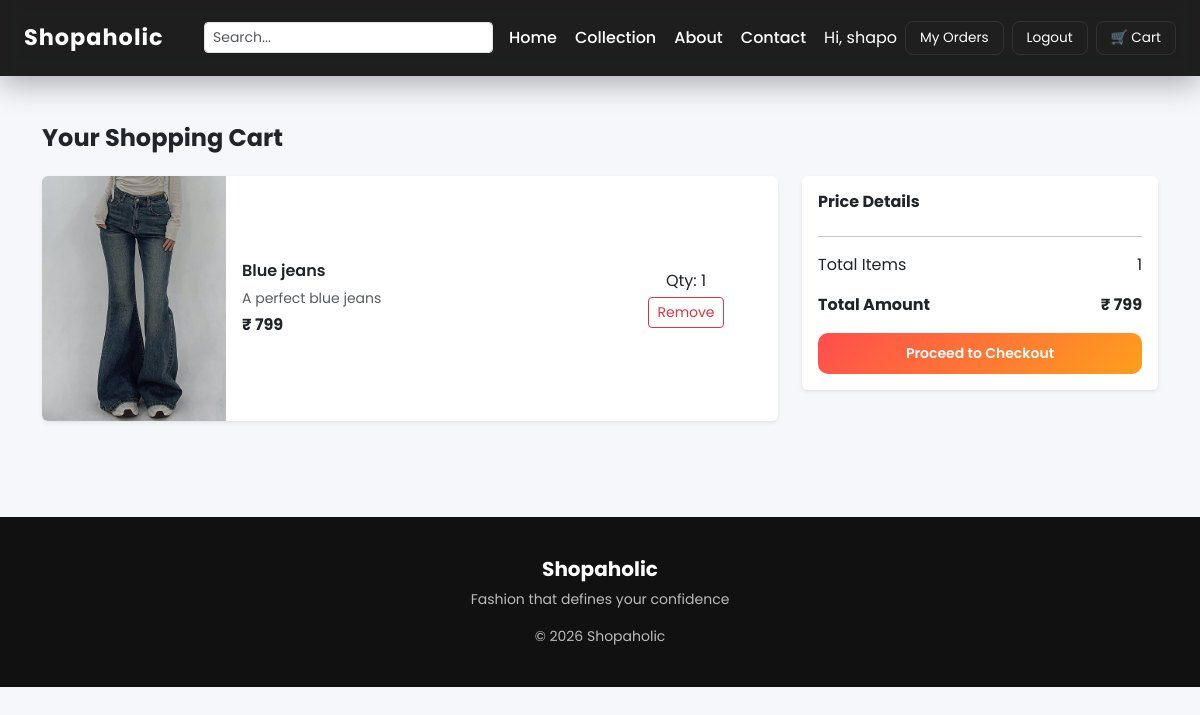
The app's page /cart/ (signed in) with its own data.
### shop/models.py (models this page shows, shortened)
class Cart(models.Model):
    user = models.ForeignKey(User, on_delete=models.CASCADE)
    product = models.ForeignKey(Product, on_delete=models.CASCADE)
    quantity = models.IntegerField(default=1)
    added_at = models.DateTimeField(auto_now_add=True)  # ✅ this line

class Product(models.Model):
    name = models.CharField(max_length=200)
    price = models.IntegerField()
    category = models.ForeignKey(Category, on_delete=models.CASCADE)
    image = models.ImageField(upload_to='products/')
    stock = models.IntegerField()
    description = models.TextField()

### shop/views.py (the view)
# urls.py: path('cart/', view_cart, name='view_cart'),
@login_required
def view_cart(request):
    cart_items = Cart.objects.filter(user=request.user)
    total_price = sum(
        item.product.price * item.quantity
        for item in cart_items
    )
    return render(request, 'shop/cart.html', {
        'cart_items': cart_items,
        'total_price': total_price
    })

### templates/shop/cart.html (shortened to what this page needs)
{% extends 'shop/base.html' %}
{% block content %}
<h4 class="fw-bold mb-4">Your Shopping Cart</h4>
{% if cart_items %}
<div class="row">
  <div class="col-lg-8">
    {% for item in cart_items %}
    <div class="card mb-3 shadow-sm border-0">
      <div class="row g-0 align-items-center">
        <div class="col-md-3">
          <img src="{{ item.product.image.url }}"
               class="img-fluid rounded-start"
               alt="{{ item.product.name }}">
        </div>
        <div class="col-md-6">
          <div class="card-body">
            <h6 class="fw-semibold">{{ item.product.name }}</h6>
            <p class="text-muted small mb-1">
              {{ item.product.description }}
            </p>
            <p class="fw-bold mb-0">₹ {{ item.product.price }}</p>
          </div>
        </div>
        <div class="col-md-3 text-center">
          <p class="mb-1">Qty: {{ item.quantity }}</p>
          <a href="{% url 'shop:remove_from_cart' item.id %}"
             class="btn btn-outline-danger btn-sm">
            Remove
          </a>
        </div>
      </div>
    </div>
    {% endfor %}
  </div>
  <div class="col-lg-4">
    <div class="card shadow-sm border-0 p-3">
      <h6 class="fw-bold">Price Details</h6>
      <hr>
      <p class="d-flex justify-content-between">
        <span>Total Items</span>
        <span>{{ cart_items|length }}</span>
      </p>
      <p class="d-flex justify-content-between fw-bold">
        <span>Total Amount</span>
        <span>₹ {{ total_price }}</span>
      </p>
     <a href="{% url 'shop:checkout' %}" class="btn btn-gradient btn-sm w-100">
  Proceed to Checkout
</a>
    </div>
  </div>
</div>
{% endif %}
{% endblock %}

### templates/shop/base.html (shortened to what this page needs)
<!DOCTYPE html>
<html lang="en">
<head>
  <link href="https://cdn.jsdelivr.net/npm/bootstrap@5.3.3/dist/css/bootstrap.min.css" rel="stylesheet">
</head>
<body>
<nav class="navbar navbar-expand-lg navbar-dark px-4 py-3">
  <a class="navbar-brand fw-bold text-white" href="{% url 'shop:home' %}">
    Shopaholic
  </a>
  <div class="ms-auto d-flex align-items-center">
    <div class="ms-auto d-flex align-items-center">
  {% if not user.is_superuser %}
  <form class="d-flex me-3"
        action="{% url 'shop:search' %}"
        method="get">
    <input class="form-control form-control-sm"
           type="search"
           name="q"
           placeholder="Search...">
  </form>
  {% endif %}
  {% if user.is_authenticated and user.is_superuser %}
    <a class="nav-link" href="{% url 'adminapp:dashboard' %}">
      Admin Dashboard
    </a>
    <a class="btn btn-nav btn-sm me-2"
       href="{% url 'adminapp:admin_products' %}">
      Manage Products
    </a>
    <a class="btn btn-nav btn-sm"
       href="{% url 'userapp:logout' %}">
      Logout
    </a>
  {% else %}
    <a class="nav-link" href="{% url 'shop:home' %}">Home</a>
    <a class="nav-link" href="{% url 'shop:collection' %}">Collection</a>
    <a class="nav-link" href="{% url 'shop:about' %}">About</a>
    <a class="nav-link" href="{% url 'shop:contact' %}">Contact</a>
    {% if user.is_authenticated %}
      <span class="text-white me-2">
        Hi, {{ user.username }}
      </span>
      <a class="btn btn-nav btn-sm me-2"
         href="{% url 'shop:my_orders' %}">
        My Orders
      </a>
      <a class="btn btn-nav btn-sm me-2"
         href="{% url 'userapp:logout' %}">
        Logout
      </a>
    {% endif %}
    <a class="btn btn-nav btn-sm"
       href="{% url 'shop:view_cart' %}">
      🛒 Cart
    </a>
  {% endif %}
</div>
</nav>
<div class="container my-5">
  {% block content %}{% endblock %}
</div>
<footer>
  <div class="container text-center">
    <h5 class="fw-bold text-white">Shopaholic</h5>
    <p class="small">Fashion that defines your confidence</p>
    <p class="small mb-0">© 2026 Shopaholic</p>
  </div>
</footer>
</body>
</html>

### templates/shop/base.html (style rules this page uses)
:root { --accent: linear-gradient(135deg, #ff4d4d, #ff9f1c); }
body { font-family: 'Poppins', sans-serif; background: #f6f7fb; overflow-x: hidden; }
.navbar { backdrop-filter: blur(10px); background: rgba(0, 0, 0, 0.88); box-shadow: 0 8px 30px rgba(0,0,0,0.3); }
.navbar-brand { font-size: 1.4rem; letter-spacing: 1px; }
.nav-link { color: #fff !important; margin-right: 18px; position: relative; font-weight: 500; }
.nav-link::after { content: ''; position: absolute; width: 0; height: 2px; bottom: -5px; left: 0; background: #ff9f1c; transition: width 0.3s ease; }
.btn-nav { background: #1f1f1f; color: #fff; border: 1px solid #333; padding: 6px 14px; font-size: 0.85rem; border-radius: 8px; }
.btn-gradient { background: var(--accent); color: #fff; border: none; padding: 10px 24px; border-radius: 10px; font-weight: 600; transition: all 0.3s ease; }
footer { background: #111; color: #bbb; padding: 40px 0; margin-top: 80px; }

### records on screen
Cart: product.image (picture), product.name "Blue jeans", product.description "A perfect blue jeans", product.price "799", quantity "1"

### other values on screen
{{ user.username }} "shapo"
{{ cart_items|length }} "1"
{{ total_price }} "799"
